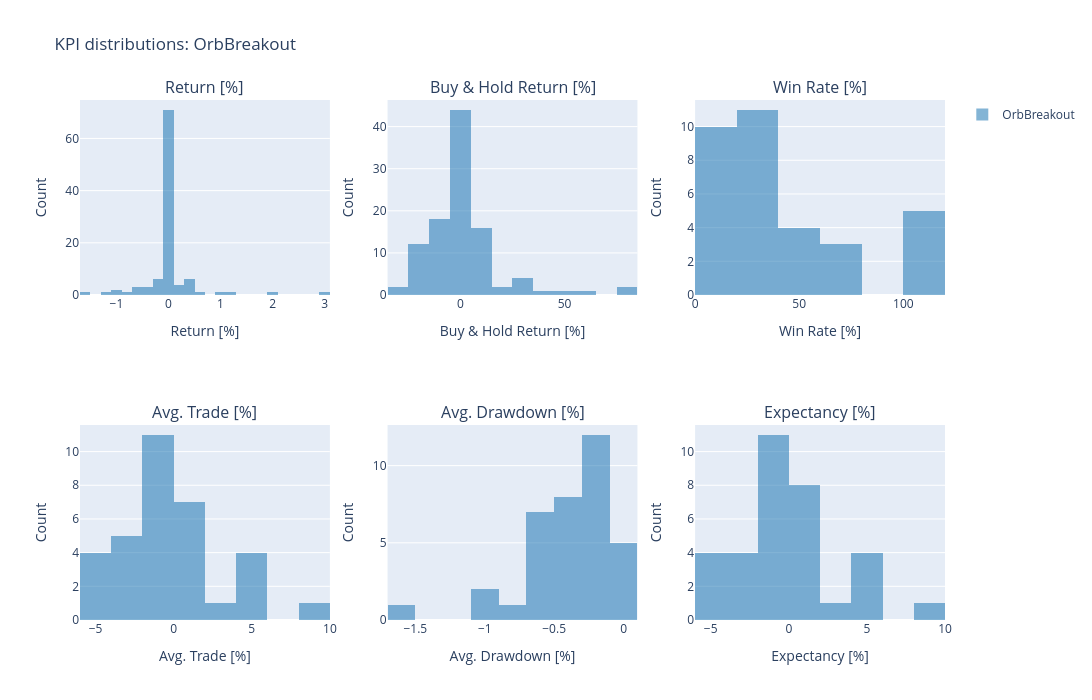

Write notebook code for a chart like this one.
### Code cell
from pathlib import Path

import plotly.graph_objects as go
from plotly.subplots import make_subplots

kpi_columns = [
    "Return [%]",
    "Buy & Hold Return [%]",
    "Win Rate [%]",
    "Avg. Trade [%]",
    "Avg. Drawdown [%]",
    "Expectancy [%]",
]
strategy_colors = {
    "OrbBreakout": "#1f77b4",
}

results_dir = Path(config["data_dir"]) / "output"
result_paths = {
    strategy: results_dir / strategy / "results.parquet"
    for strategy in strategy_colors
}
missing_files = [str(path) for path in result_paths.values() if not path.is_file()]
if missing_files:
    raise FileNotFoundError(
        "Cannot plot KPI comparisons because these result files are missing: "
        + ", ".join(missing_files)
    )

successful_results = {}
required_columns = ["status", *kpi_columns]
for strategy, path in result_paths.items():
    results = pl.read_parquet(path)
    missing_columns = [
        column for column in required_columns if column not in results.columns
    ]
    if missing_columns:
        raise ValueError(
            f"Cannot plot {strategy} KPI comparisons because its results are missing: "
            + ", ".join(missing_columns)
        )

    successful_results[strategy] = results.filter(pl.col("status") == "success")
    if successful_results[strategy].height == 0:
        raise ValueError(
            f"Cannot plot {strategy} KPI comparisons because there are no successful results."
        )

fig = make_subplots(
    rows=2,
    cols=3,
    subplot_titles=kpi_columns,
)

for index, kpi in enumerate(kpi_columns):
    row = index // 3 + 1
    col = index % 3 + 1

    for strategy, color in strategy_colors.items():
        values = successful_results[strategy].get_column(kpi).drop_nulls().to_list()
        fig.add_trace(
            go.Histogram(
                x=values,
                name=strategy,
                legendgroup=strategy,
                showlegend=index == 0,
                marker_color=color,
                opacity=0.55,
            ),
            row=row,
            col=col,
        )

    fig.update_xaxes(title_text=kpi, row=row, col=col)
    fig.update_yaxes(title_text="Count", row=row, col=col)

fig.update_layout(
    title="KPI distributions: OrbBreakout",
    barmode="overlay",
    height=700,
    width=1_300,
)
fig.show()

### Figure 1 — Plotly figure (JSON) as saved in the notebook; plotly's stock layout.template omitted (floating-point values rounded to 4 significant figures)
{"data": [{"legendgroup": "OrbBreakout", "marker": {"color": "#1f77b4"}, "name": "OrbBreakout", "opacity": 0.55, "showlegend": true, "type": "histogram", "x": [-1.088, -0.1749, 0, 0, -0.3037, 0, 0.452, -0.222, 0, 0, 0, 0, -0.1846, 0, 0, 0, 0.4637, 0, 1.901, 0, 0, 0, -1.095, 0, 0, 0, 0, 0, 0, 0, 0, 0, 0, 0, 0, 0, 0, 0, 0, 0, -0.6994, 0, 0, 0, 0, 0, 0.1615, -1.583, 0, -1.161, 1.082, 0.4171, 1.175, -0.0012, 0, 0.04867, -0.2573, 0.218, 0, -0.8352, 0, -0.5737, 0.6549, 0, 0, -0.0006, 0, 0, 0, 0, 0.4944, 0, 0, -0.01081, -0.3247, -0.2597, 0, 0, 0, 2.997, 0, 0, 0, 0, 0, -0.3989, 0.2961, 0, 0, 0.4395, -0.1498, 0, 0, 0, 0, 0, 0, -0.562, 0.1395, 0, 0, 0, 0.3404], "xaxis": "x", "yaxis": "y"}, {"legendgroup": "OrbBreakout", "marker": {"color": "#1f77b4"}, "name": "OrbBreakout", "opacity": 0.55, "showlegend": false, "type": "histogram", "x": [-4.545, 0.7526, -5.2, -21.46, -19.14, -21.62, -2.668, 0.5193, -14.08, 4.401, -12.02, -29.66, 12.92, 12.89, 8.621, -1.453, 52.32, -0.1035, 22.32, 1.695, -11.07, -5.022, -1.35, -4.776, 21.98, 4.11, 1.052, 0.1503, -2.438, 1.875, -6.359, 1.729, 55.83, 0.2676, 79.91, 4.167, -4.762, 9.363, 5.933, 6.303, -10.18, -7.197, -15.15, 1.605, -4.112, -20.82, 2.396, -0.4734, -4.342, 6.573, 5.691, 27.24, 1.681, -1.051, -3.329, -21.05, 0.3038, 2.828, 3.296, -21.68, -2.978, -18.29, 5.814, 31.25, -8.333, 0.5348, -18.11, -14.7, 80.76, -5.011, -4.885, -1.579, 5.302, -0.8283, -13.4, -9.004, -0.8264, 7.673, -1.639, 32.69, -14.19, -6.738, -20.86, -0.641, -10.92, -21.14, -10.15, 14.27, 6.127, 25.2, -15.81, 41.08, -14.94, 3.883, -3.797, 1.492, 12.51, 0.8538, 8.899, 7.368, -30.0, 2.881, 4.553], "xaxis": "x2", "yaxis": "y2"}, {"legendgroup": "OrbBreakout", "marker": {"color": "#1f77b4"}, "name": "OrbBreakout", "opacity": 0.55, "showlegend": false, "type": "histogram", "x": [8.333, 0, 66.67, 33.33, 100, 100, 25, 11.11, 50, 0, 0, 70, 100, 100, 0, 33.33, 0, 33.33, 0, 25, 33.33, 66.67, 33.33, 33.33, 33.33, 50, 0, 33.33, 100, 0, 21.43, 50, 46.67], "xaxis": "x3", "yaxis": "y3"}, {"legendgroup": "OrbBreakout", "marker": {"color": "#1f77b4"}, "name": "OrbBreakout", "opacity": 0.55, "showlegend": false, "type": "histogram", "x": [-1.703, -2.422, 0.4661, -0.5894, 4.479, 5.681, -1.921, -5.979, 1.572, -4.385, -3.365, 4.61, 1.642, 2.683, -0.002331, -5.748, -2.153, 0.835, -4.228, -0.1388, -1.824, 1.43, -0.3023, -2.104, -0.9131, 4.614, -3.935, -0.6461, 9.507, -1.215, -0.7317, 0.02822, 0.8617], "xaxis": "x4", "yaxis": "y4"}, {"legendgroup": "OrbBreakout", "marker": {"color": "#1f77b4"}, "name": "OrbBreakout", "opacity": 0.55, "showlegend": false, "type": "histogram", "x": [-1.088, -0.24, -0.4007, -0.2775, -0.6083, -0.6005, -0.09216, -0.0677, -0.4592, -1.069, -0.1904, -1.583, -0.5985, -0.2483, -0.1116, -0.1005, -0.0012, -0.1512, -0.1721, -0.4158, -0.5627, -0.7034, -0.5083, -0.2504, -0.2068, -0.3386, -0.5611, -0.4749, -0.09945, -0.3989, -0.1766, -0.04285, -0.1512, -0.6548, -0.3364, -0.3837], "xaxis": "x5", "yaxis": "y5"}, {"legendgroup": "OrbBreakout", "marker": {"color": "#1f77b4"}, "name": "OrbBreakout", "opacity": 0.55, "showlegend": false, "type": "histogram", "x": [-1.67, -2.422, 0.5591, -0.5746, 4.49, 5.761, -1.722, -5.848, 1.715, -4.376, -3.365, 4.958, 1.644, 2.686, -0.002331, -4.842, -2.153, 0.8653, -4.228, 0.03539, -1.758, 1.486, -0.2438, -1.978, -0.8726, 5.035, -3.935, -0.5917, 9.537, -1.215, -0.7288, 0.2014, 1.072], "xaxis": "x6", "yaxis": "y6"}], "layout": {"annotations": [{"font": {"size": 16}, "showarrow": false, "text": "Return [%]", "x": 0.1444, "xanchor": "center", "xref": "paper", "y": 1, "yanchor": "bottom", "yref": "paper"}, {"font": {"size": 16}, "showarrow": false, "text": "Buy & Hold Return [%]", "x": 0.5, "xanchor": "center", "xref": "paper", "y": 1, "yanchor": "bottom", "yref": "paper"}, {"font": {"size": 16}, "showarrow": false, "text": "Win Rate [%]", "x": 0.8556, "xanchor": "center", "xref": "paper", "y": 1, "yanchor": "bottom", "yref": "paper"}, {"font": {"size": 16}, "showarrow": false, "text": "Avg. Trade [%]", "x": 0.1444, "xanchor": "center", "xref": "paper", "y": 0.375, "yanchor": "bottom", "yref": "paper"}, {"font": {"size": 16}, "showarrow": false, "text": "Avg. Drawdown [%]", "x": 0.5, "xanchor": "center", "xref": "paper", "y": 0.375, "yanchor": "bottom", "yref": "paper"}, {"font": {"size": 16}, "showarrow": false, "text": "Expectancy [%]", "x": 0.8556, "xanchor": "center", "xref": "paper", "y": 0.375, "yanchor": "bottom", "yref": "paper"}], "barmode": "overlay", "height": 700, "title": {"text": "KPI distributions: OrbBreakout"}, "width": 1300, "xaxis": {"anchor": "y", "domain": [0, 0.2889], "title": {"text": "Return [%]"}}, "xaxis2": {"anchor": "y2", "domain": [0.3556, 0.6444], "title": {"text": "Buy & Hold Return [%]"}}, "xaxis3": {"anchor": "y3", "domain": [0.7111, 1], "title": {"text": "Win Rate [%]"}}, "xaxis4": {"anchor": "y4", "domain": [0, 0.2889], "title": {"text": "Avg. Trade [%]"}}, "xaxis5": {"anchor": "y5", "domain": [0.3556, 0.6444], "title": {"text": "Avg. Drawdown [%]"}}, "xaxis6": {"anchor": "y6", "domain": [0.7111, 1], "title": {"text": "Expectancy [%]"}}, "yaxis": {"anchor": "x", "domain": [0.625, 1], "title": {"text": "Count"}}, "yaxis2": {"anchor": "x2", "domain": [0.625, 1], "title": {"text": "Count"}}, "yaxis3": {"anchor": "x3", "domain": [0.625, 1], "title": {"text": "Count"}}, "yaxis4": {"anchor": "x4", "domain": [0, 0.375], "title": {"text": "Count"}}, "yaxis5": {"anchor": "x5", "domain": [0, 0.375], "title": {"text": "Count"}}, "yaxis6": {"anchor": "x6", "domain": [0, 0.375], "title": {"text": "Count"}}}}
